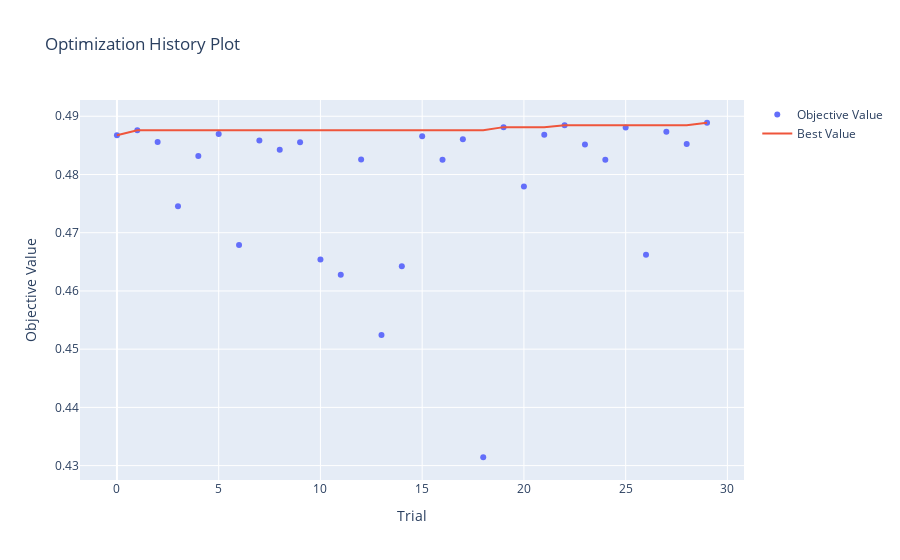

Notebook source saved alongside this figure:
### Code cell
# 실험 기록 시각화
optuna.visualization.plot_optimization_history(rf_study)

### Figure 1 — Plotly figure (JSON) as saved in the notebook; plotly's stock layout.template omitted (floating-point values rounded to 4 significant figures)
{"data": [{"mode": "markers", "name": "Objective Value", "type": "scatter", "x": [0, 1, 2, 3, 4, 5, 6, 7, 8, 9, 10, 11, 12, 13, 14, 15, 16, 17, 18, 19, 20, 21, 22, 23, 24, 25, 26, 27, 28, 29], "y": [0.4867, 0.4876, 0.4856, 0.4746, 0.4832, 0.4869, 0.4679, 0.4858, 0.4842, 0.4855, 0.4654, 0.4628, 0.4826, 0.4524, 0.4643, 0.4866, 0.4825, 0.486, 0.4314, 0.4881, 0.4779, 0.4868, 0.4884, 0.4852, 0.4825, 0.4881, 0.4662, 0.4873, 0.4852, 0.4889]}, {"mode": "lines", "name": "Best Value", "type": "scatter", "x": [0, 1, 2, 3, 4, 5, 6, 7, 8, 9, 10, 11, 12, 13, 14, 15, 16, 17, 18, 19, 20, 21, 22, 23, 24, 25, 26, 27, 28, 29], "y": [0.4867, 0.4876, 0.4876, 0.4876, 0.4876, 0.4876, 0.4876, 0.4876, 0.4876, 0.4876, 0.4876, 0.4876, 0.4876, 0.4876, 0.4876, 0.4876, 0.4876, 0.4876, 0.4876, 0.4881, 0.4881, 0.4881, 0.4884, 0.4884, 0.4884, 0.4884, 0.4884, 0.4884, 0.4884, 0.4889]}, {"marker": {"color": "#cccccc"}, "mode": "markers", "name": "Infeasible Trial", "showlegend": false, "type": "scatter", "x": [], "y": []}], "layout": {"title": {"text": "Optimization History Plot"}, "xaxis": {"title": {"text": "Trial"}}, "yaxis": {"title": {"text": "Objective Value"}}}}
